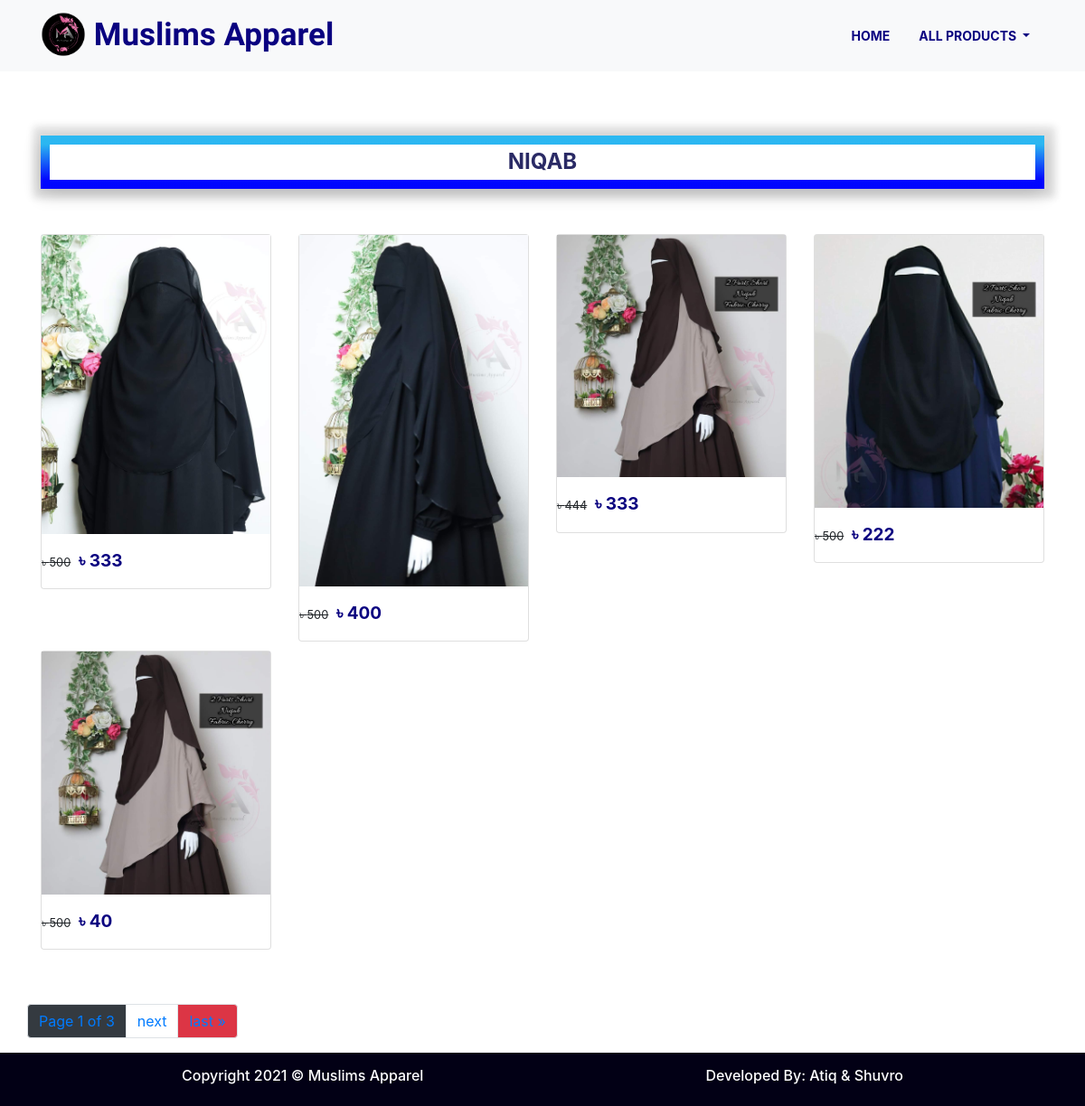
Screenshot of /product/?category=NIQAB with the database file from the repository.
### product_app/models.py (models this page shows, shortened)
class Product(models.Model):
    CATEGORY = (
        ('UPCOMING PRODUCTS', 'UPCOMING PRODUCTS'),
        ('ORGANIC FOOD', 'ORGANIC FOOD'),
        ('MOST DEMANDABLE PRODUCTS', 'MOST DEMANDABLE PRODUCTS'),
        ('KHILMAR', 'KHILMAR'),
        ('JILBAB', 'JILBAB'),
        ('ABAYA/BORKA', 'ABAYA/BORKA'),
        ('LINEN', 'LINEN'),
        ('COTTON', 'COTTON'),
        ('CAPE', 'CAPE'),
        ('NIQAB', 'NIQAB'),
        ('HAND GLOVES & SOCKS', 'HAND GLOVES & SOCKS'),
        ('SUNNAH ITEM', 'SUNNAH ITEM'),
    )
    name = models.CharField(max_length=50)
    description = models.TextField()
    pro_img = models.ImageField(upload_to='product_images', help_text=mark_safe('<h2 style="color: #008CBA;">Images size must be height: 1200px and width: 1486px format.</h2>'))  # size must be ato ato pixel)
    price = models.CharField(max_length=10)
    updated_price = models.CharField(max_length=10, blank=True, null=True)
    category = models.CharField(max_length=200, choices=CATEGORY, default=CATEGORY[0])

### product_app/views.py (the view)
# urls.py: path('product/', views.ProductView.as_view(), name='product'),
class ProductView(TemplateView):
    template_name = 'product.html'
    def get_context_data(self, **kwargs):
        context = super().get_context_data(**kwargs)
        category = self.request.GET.get('category')
        context['products'] = Product.objects.filter(category=category).all()
        context['category'] = category
        paginator = Paginator(context['products'], 2)  # Show 25 contacts per page.
        page_number = self.request.GET.get("page")
        page_obj = paginator.get_page(page_number)
        context['page_obj'] = page_obj
        return context

### templates/product.html (shortened to what this page needs)
{% extends 'main2.html' %}
{% load static %}
{% block content %}
    <section class="collection all-product">
        <div class="container">
            <h4 class="section-header text-center product-header">{{ category }}</h4>
            <div class="row">
                {% for product in products %}
                    <div class="single-card col-lg-3 col-md-4 col-sm-6 col-12">
                        <div class="card">
                            <img src="{{ product.pro_img.url }}" class="img-fluid mb-3" alt="">
                            {% if product.updated_price %}
                                <p><small>
                                    <del>৳ {{ product.price }}</del>
                                    <span>৳ {{ product.updated_price }}</span>
                                </small></p>
                            {% else %}
                                <p><small>
                                    <span>৳ {{ product.price }}</span>
                                </small></p>
                            {% endif %}
                        </div>
                    </div>
                {% endfor %}
            </div>
        </div>
    </section>
<div class="pagination container">
    <nav aria-label="Page navigation example">
        <ul class="pagination ">
            <li class="page-item">
            <span class="page-link bg-dark">Page {{ page_obj.number }} of {{ page_obj.paginator.num_pages }}</span>
            </li>
            {% if page_obj.has_next %}
                <li class="page-item"><a href="?page={{ page_obj.next_page_number }}" class="page-link">next</a></li>
                <li class="page-item "><a href="?page={{ page_obj.paginator.num_pages }}" class="page-link bg-danger">last &raquo;</a></li>
            {% endif %}
        </ul>
    </nav>
</div>
{% endblock %}

### static/css/style.css (style rules this page uses)
html, body { overflow-x: hidden; }
.section-header { border: 10px solid; border-image: linear-gradient(180deg, rgb(44, 185, 241), rgb(0, 4, 255)); border-image-slice: 1; color: #2a2a65; font-weight: 700; padding-top: 5px; padding-bottom: 5px; margin-bottom: 20px; transition: width 1s, height 1s, transform 3s; box-shadow: 2px 0px 8px 10px rgb(26 26 27 / 13%), 0 6px 20px 0 rgb(0 0 0 / 19%); }
.collection span { color: #0a0280; font-size: 19px; font-weight: 700; padding-left: 5px; }
.single-card { margin-bottom: 10px; }
.single-card { position: relative; }

### static/css/product.css (style rules this page uses)
.all-product { margin-top: 150px; margin-bottom: 50px; }
.product-header { margin-bottom: 50px; }

### rows the page displays
Product: pro_img (picture), price "500", updated_price "333"
Product: pro_img (picture), price "500", updated_price "400"
Product: pro_img (picture), price "444", updated_price "333"
Product: pro_img (picture), price "500", updated_price "222"
Product: pro_img (picture), price "500", updated_price "40"

### other values shown
{{ category }} "NIQAB"
{{ page_obj.number }} "1"
{{ page_obj.paginator.num_pages }} "3"
